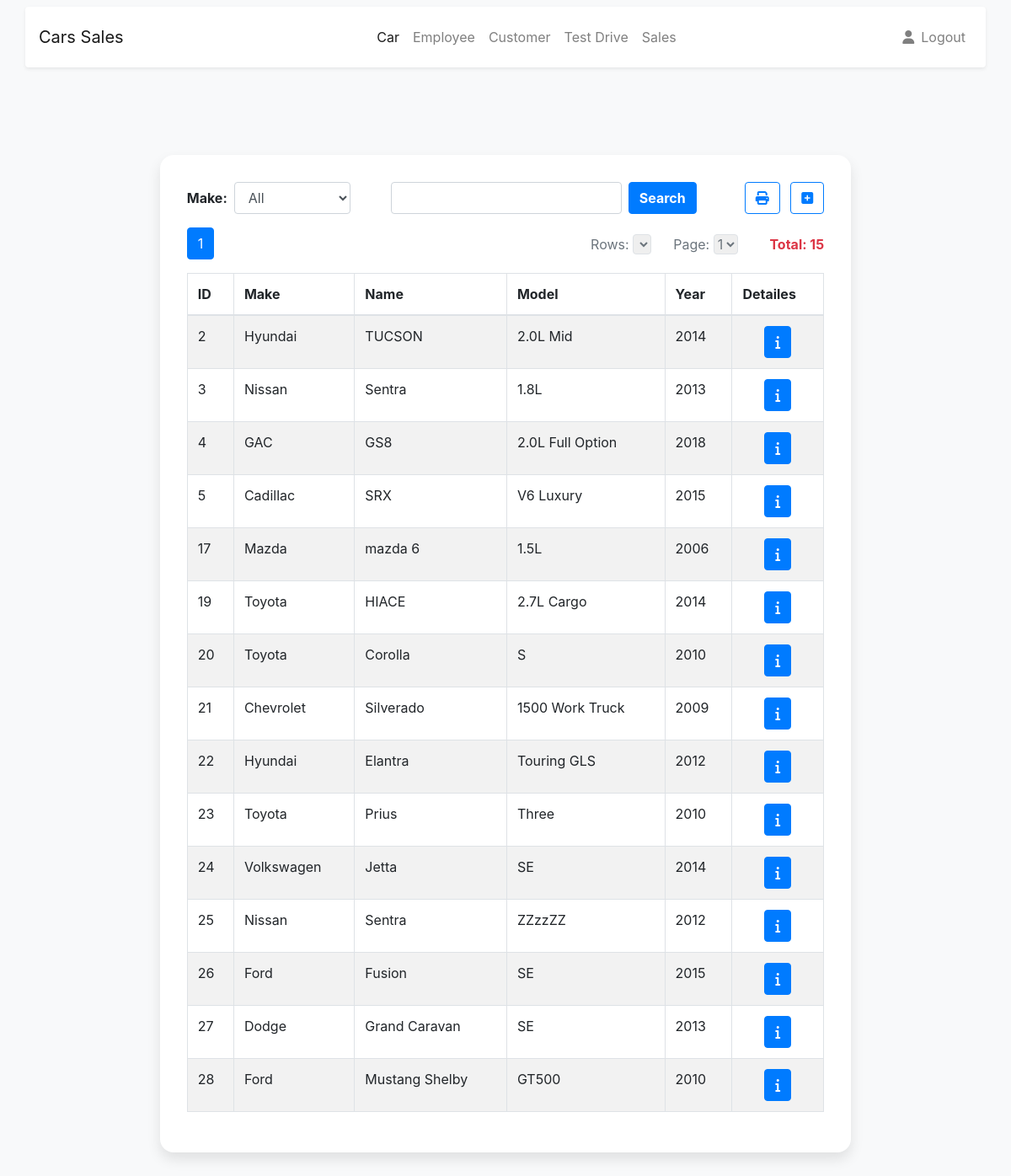
Page /app/staff/dashboard.php (signed in) on the committed database.
### tables this page shows
CREATE TABLE `car` (
  `id` int(10) NOT NULL,
  `name` varchar(20) NOT NULL,
  `make` varchar(20) NOT NULL,
  `model` varchar(20) NOT NULL,
  `year` int(4) NOT NULL,
  `seat` int(2) NOT NULL,
  `price` int(10) NOT NULL,
  `color` varchar(20) NOT NULL,
  `status` tinyint(1) NOT NULL DEFAULT 1
);

### app/staff/dashboard.php (the view, shortened to what this page needs)
<?php
if(isset($_SESSION['activestaff']) || isset($_SESSION['activeadmin'])){
    require("../database/connection.php");
    require("../database/paginator.class.php");
    $pages = new Paginator;
    if(isset($_REQUEST['tb1'])) {
        $condition= "";
        if(isset($_GET['tb1']) && $_GET['tb1']=="all"){
            $pages->default_ipp = 10;
            $sql_forms = $db->query("SELECT * FROM car WHERE 1 and status = '1'");
            $pages->items_total = $sql_forms->rowCount();
            $pages->mid_range = 9;
            $pages->paginate();
            $result =   $db->query("SELECT * FROM car WHERE 1 and status = '1' ORDER BY id ASC ".$pages->limit."");
        }
        else if(isset($_GET['tb1']) && $_GET['tb1']!="all")
        {
            $condition      .=  " AND make='".$_GET['tb1']."'";
            $pages->default_ipp = 2;
            $sql_forms = $db->query("SELECT * FROM car WHERE 1 and status = '1'".$condition."");
            $pages->items_total = $sql_forms->rowCount();
            $pages->mid_range = 9;
            $pages->paginate();
            $result =   $db->query("SELECT * FROM car WHERE 1 and status = '1'".$condition." ORDER BY id ASC ".$pages->limit."");
        }
    }
    else {
            $pages->default_ipp = 15;
            $sql_forms = $db->query("SELECT * FROM car WHERE 1 and status = '1'");
            $pages->items_total = $sql_forms->rowCount();
            $pages->mid_range = 9;
            $pages->paginate();
            $result =   $db->query("SELECT * FROM car WHERE 1 and status = '1' ORDER BY id ASC ".$pages->limit."");
    }
}
else {
    header("location: index.php");
}
?>
<!DOCTYPE html>
<html lang="en">
<head>
    <link rel="stylesheet" href="https://stackpath.bootstrapcdn.com/bootstrap/4.4.1/css/bootstrap.min.css">
    <link rel="stylesheet" href="../style.css">
</head>
<body class=" bg-light">
    <nav class="navbar navbar-expand-lg navbar-light bg-light ">
        <div class="container shadow-sm p-3 mb-5 bg-white rounded">
          <a class="navbar-brand" href="index.php">
            Cars Sales
          </a>
          <div class="collapse navbar-collapse" id="navbarCollapse">
            <ul class="navbar-nav mx-auto">
              <li class="nav-item ">
                <a class="nav-link active" href="dashboard.php?page=1&ipp=2">Car</a>
              </li>
              <li class="nav-item ">
                <a class="nav-link" href="employee.php?page=1&ipp=2">Employee</a>
              </li>
              <li class="nav-item ">
                <a class="nav-link" href="customer.php?page=1&ipp=2">Customer</a>
              </li>
              <li class="nav-item position-static">
                <a class="nav-link" href="testSchedule.php?page=1&ipp=2">Test Drive</a>
              </li>
              <li class="nav-item position-static">
                <a class="nav-link" href="sales.php?page=1&ipp=2">Sales</a>
              </li>
            </ul>
            <ul class="navbar-nav flex-row">
              <li class="nav-item ml-lg-n4">
                <a class="nav-link" href="profile.php">
                    <i class="fas fa-user"></i>
                </a>
              </li>
              <li class="nav-item ml-lg-n2 ml-3">
                <a class="nav-link" href="../database/logout.php">
                    Logout
                </a>
              </li>
            </ul>
          </div>
        </div>
    </nav>
<div class="mr-sm-5 ml-sm-5">
    <div class="row">
      <div class="col-lg-10 col-xl-9 mx-auto">
        <div class="card card-signin flex-row my-5">
          <div class="card-body">
            <div class="d-flex justify-content-between">
                <div class="d-flex">
                    <form method="get" action="dashboard.php" class="form-inline">
                        <label for="tab1" class="mr-2 font-weight-bold">Make:</label>
                        <select name="tb1" onchange="submit()" class="form-control">
                            <option value='all'>All</option>
                        </select>
                    </form>
                    <form action="dashboard.php" method="get">
                        <div class="d-flex ml-5">
                        <input name='input' type="text" class="form-control">
                        <button type="submit" name="search" class="btn btn-primary ml-2 font-weight-bold">Search</button>
                        </div>
                    </form>
                </div>
                <div>
                    <button class="btn btn-outline-primary ml-2 " onclick="print()"><i class="fas fa-print"></i></button>
                    <button class="btn btn-outline-primary ml-2 " onclick="window.document.location.href='addCar.php'"><i class="fas fa-plus-square"></i></button>
                </div>
            </div>
            <div class="row marginTop">
                <div class="col-sm-12 paddingLeft pagerfwt">
                    <?php if($pages->items_total > 0) { ?>
                        <?php echo $pages->display_pages();?>
                        <?php echo $pages->display_items_per_page();?>
                        <?php echo $pages->display_jump_menu(); ?>
                    <?php }?>
                </div>
            </div>
            <table id="table" class="table table-bordered table-striped">
                <thead>
                    <tr>
                        <th>ID</th>
                        <th>Make</th>
                        <th>Name</th>
                        <th>Model</th>
                        <th>Year</th>
                        <th align='center'>Detailes</th>
                    </tr>
                </thead>
                <tbody>
                    <?php
                    if($pages->items_total>0){
                        foreach($result as $row){
                    ?>
                    <tr>
                        <td><?php echo $row['id']; ?></td>
                        <td><?php echo $row['make']; ?></td>
                        <td><?php echo $row['name']; ?></td>
                        <td><?php echo $row['model']; ?></td>
                        <td><?php echo $row['year']; ?></td>
                        <td align='center'><button class="btn btn-primary" onclick="window.document.location.href='singleCar.php?carID=<?php echo $row['id'];?>'"><i class="fas fa-info"></i></button></td>
                    </tr>
                    <?php
                        }
                    }else{?>
                    <tr>
                        <td colspan="6" align="center"><strong>No Record(s) Found!</strong></td>
                    </tr>
                    <?php } ?>
                </tbody>
            </table>
          </div>
        </div>
      </div>
    </div>
  </div>
</body>
</html>

### app/style.css (style rules this page uses)
:root { --input-padding-x: 1.5rem; --input-padding-y: .75rem; }
.card-signin { border: 0; border-radius: 1rem; box-shadow: 0 0.5rem 1rem 0 rgba(0, 0, 0, 0.1); }
.card-signin .card-body { padding: 2rem; }

### rows in the picture
car: id "2", make "Hyundai", name "TUCSON", model "2.0L Mid", year "2014"
car: id "3", make "Nissan", name "Sentra", model "1.8L", year "2013"
car: id "4", make "GAC", name "GS8", model "2.0L Full Option", year "2018"
car: id "5", make "Cadillac", name "SRX", model "V6 Luxury", year "2015"
car: id "17", make "Mazda", name "mazda 6", model "1.5L", year "2006"
car: id "19", make "Toyota", name "HIACE", model "2.7L Cargo", year "2014"
car: id "20", make "Toyota", name "Corolla", model "S", year "2010"
car: id "21", make "Chevrolet", name "Silverado", model "1500 Work Truck", year "2009"
car: id "22", make "Hyundai", name "Elantra", model "Touring GLS", year "2012"
car: id "23", make "Toyota", name "Prius", model "Three", year "2010"
car: id "24", make "Volkswagen", name "Jetta", model "SE", year "2014"
car: id "25", make "Nissan", name "Sentra", model "ZZzzZZ", year "2012"
car: id "26", make "Ford", name "Fusion", model "SE", year "2015"
car: id "27", make "Dodge", name "Grand Caravan", model "SE", year "2013"
car: id "28", make "Ford", name "Mustang Shelby", model "GT500", year "2010"

### other values in the picture
$this->items_total "15"
form field value "1"
